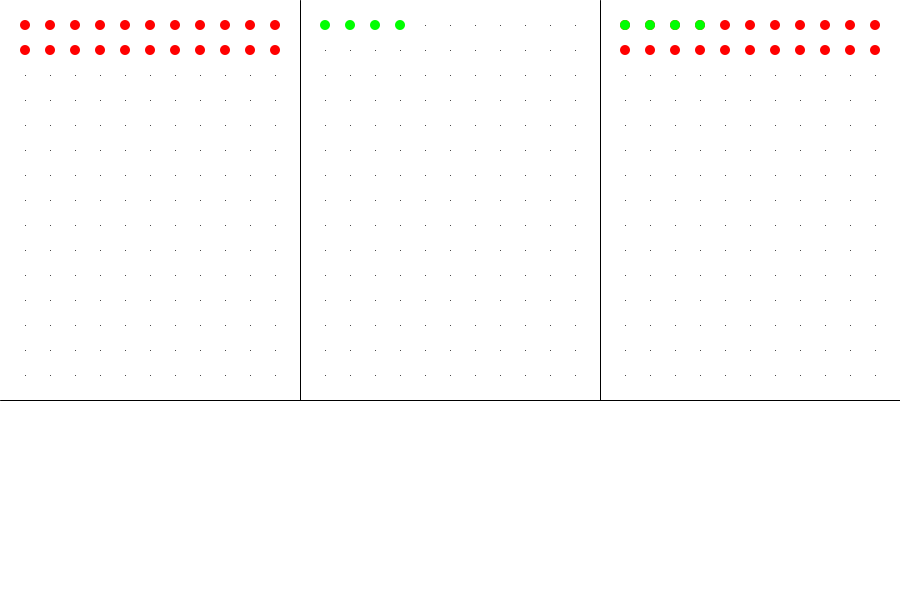
Frame 1 (no input)
Frame 60 (the mouse pressed at the canvas centre just before this capture): identical to frame 1, image omitted
Frame 120 (the mouse held since frame 60 and released just before this capture): identical to frame 1, image omitted

The Processing sketch that drew this single still picture (run headless with seeded random() and noise(); from frame 60 on, the mouse is pressed at the canvas centre):

// Processing sketch: processing_145018
// ── processing_145018.pde

// FINAL PROJECT
// subtraction version 1

void setup() {
  size(900,600);
}

void draw() {
  background(255);
  
  float w = width;
  float w1 = width/3;
  float w2 = width*2/3;
  float h = height;
  float h1 = height/3;
  float h2 = height*2/3;
  
  stroke(0);
  noFill();
  line(w1,0,w1,h2);
  line(w2,0,w2,h2);
  line(0,h2,w,h2);
  
  // functions
  
  Grid(0,0);
  Grid(w1,0);
  Grid(w2,0);
  
  Variable1(0,0);
  Variable2(w1,0);
  Variable1(w2,0);
  Variable2(w2,0);
}

void Grid(float x, float y) {
  pushMatrix();
  translate(x,y);
  for (int a = 25; a < width/3; a += 25) {
    for (int b = 25; b <= height*2/3; b += 25) {
      point(a,b);
    }
  }
  popMatrix();
}

void Variable1(float x, float y) {
  pushMatrix();
  translate(x,y);
  noStroke();
  fill(255,0,0);
  for (int v11 = 25; v11 < width/3; v11 += 25) {
    for (int v12 = 25; v12 <= 50; v12 += 25) {
      ellipse(v11,v12,10,10);
    }
  }
  popMatrix();
}

void Variable2(float x, float y) {
  pushMatrix();
  translate(x,y);
  noStroke();
  fill(0,255,0);
  for (int v21 = 25; v21 <= 100; v21 += 25) {
    for (int v22 = 25; v22 <= 25; v22 += 25) {
      ellipse(v21,v22,10,10);
    }
  }
  popMatrix();
}
